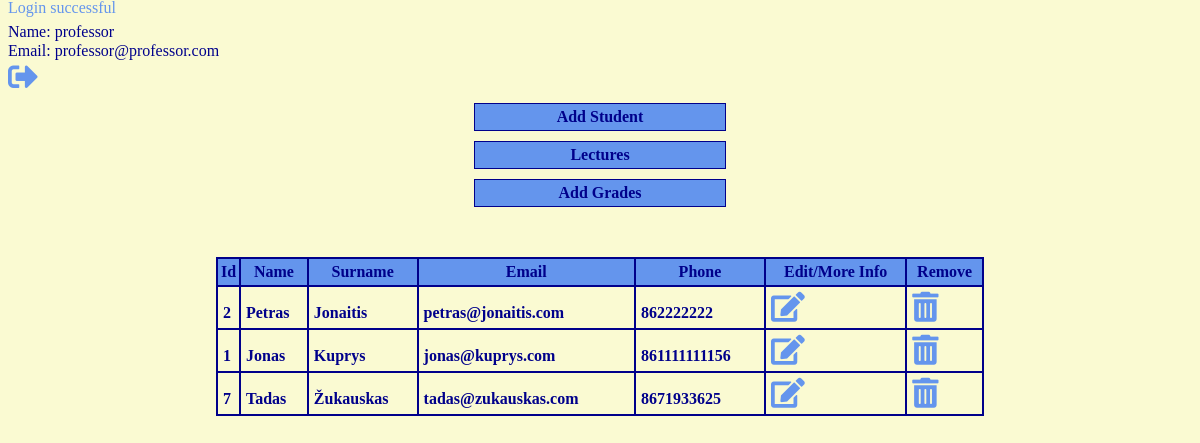
The page / (signed in) on the database its author committed.
### tables this page shows
CREATE TABLE `students` (
  `id` int(11) NOT NULL,
  `name` varchar(64) NOT NULL,
  `surname` varchar(64) NOT NULL,
  `email` varchar(64) NOT NULL,
  `phone` varchar(32) NOT NULL
);

### lib/Response.php (called while the page is built, shortened)
<?php
function view($template, $variables = [])
{
    extract($variables);
    if (file_exists($template)) {
        include_once $template;
        return ob_get_clean();
    }
    return 'Template not found.';
}

### src/controllers/DefaultController.php (called while the page is built)
<?php
function indexAction()
{
    $baseTemplate = ROOT_DIR.'/src/views/templates/base.html.php';
    if (!isset($_SESSION['user'])) {
        $formTemplate = ROOT_DIR.'/src/views/templates/crud/user_login_form.html.php';
        $parameters['form'] = view($formTemplate);
    } else {
        $studentListTemplate = ROOT_DIR.'/src/views/templates/crud/student_list.html.php';
        require_once ROOT_DIR.'/src/models/Student.php';
        $students = getAllStudents();
        $parameters['list'] = view($studentListTemplate, ['students' => $students]);
    }
    return view($baseTemplate, $parameters);
}

### lib/Db.php (called while the page is built, shortened)
<?php
function connectDb()
{
    @$db = new mysqli(DB_HOST, DB_USER, DB_PASS, DB_DATA);
    $db ->set_charset('utf8');
    return $db;
}
function dbQuery($query, $types = [], $args = [], $mode = 'r', $lastId = false)
{
    $db = connectDb();
    $run = $db->prepare($query);
    $exec = $run->execute();
    if ($mode === 'r') {
        $result = $run->get_result();
        $fetch  = $result->fetch_all(MYSQLI_ASSOC);
        return $fetch;
    }
    return true;
}

### src/models/Student.php (called while the page is built, shortened)
<?php
require_once ROOT_DIR.'/lib/Db.php';
function getAllStudents()
{
    $query = "SELECT id, name, surname, email, phone FROM students ORDER BY surname ASC";
    $students = dbQuery($query);
    return $students;
}

### src/views/templates/crud/student_list.html.php (the view)
<div class="inner">
	<div class="menu_all">
		<a class="menu" href="<?= BASE_URL; ?>/student/add">Add Student</a>
		<a class="menu" href="<?= BASE_URL; ?>/lecture/add">Lectures</a>
		<a class="menu" href="<?= BASE_URL; ?>/grade/add">Add Grades</a>
	</div>
    <?php if (count($students) > 0): ?>
		<table>
			<thead>
				<tr>
					<th>Id</th>
					<th>Name</th>
					<th>Surname</th>
					<th>Email</th>
					<th>Phone</th>
					<th>Edit/More Info</th>
					<th>Remove</th>
				</tr>
			</thead>
			<tbody>
                <?php foreach ($students as $student): ?>
					<tr>
						<td><?= $student['id']; ?></td>
						<td><?= $student['name']; ?></td>
						<td><?= $student['surname']; ?></td>
						<td><?= $student['email']; ?></td>
						<td><?= $student['phone']; ?></td>
						<td>
							<a href="<?= BASE_URL; ?>/student/edit/<?= $student['id']; ?>"><i class="fas fa-edit"></i></a>
						</td>
						<td>
							<a href="<?= BASE_URL; ?>/student/delete/<?= $student['id']; ?>"><i class="fas fa-trash-alt"></i></a>
						</td>
					</tr>
                <?php endforeach; ?>
			</tbody>
		</table>
</div>
    <?php endif; ?>

### src/views/templates/base.html.php (shortened to what this page needs)
<!DOCTYPE html>
<html lang="lt">
    <head>
	    <link rel="stylesheet" href="<?= BASE_URL . '/public/css/reset.css';?>">
	    <link rel="stylesheet" href="<?= BASE_URL . '/public/css/style.css';?>">
	    <link rel="stylesheet" href="https://use.fontawesome.com/releases/v5.8.2/css/all.css">
    </head>
    <body>
        <?php if (isset($_SESSION['messages'])): ?>
        <section id="messages-section">
            <div class="uk-container">
                <?php foreach (['primary', 'success', 'warning', 'danger'] as $alertClass):?>
                <?php if (isset($_SESSION['messages'][$alertClass])):?>
                <div class="uk-alert-<?= $alertClass;?>" uk-alert>
                    <ul class="uk-list">
                        <?php foreach ($_SESSION['messages'][$alertClass] as $alert): ?>
                        <li><?= $alert; ?></li>
                        <?php endforeach;?>
                    </ul>
                </div>
            </div>
            <?php endif;?>
            <?php endforeach;?>
        </section>
        <?php endif;?>
        <?php if (isset($_SESSION['user'])): ?>
	        <div class="user_status_style">
		        <div class="user_status_style_name">Name: <i><?= $_SESSION['user']['name']; ?></i></div>
		        <div class="user_status_style_name">Email: <i><?= $_SESSION['user']['email']; ?></i></div>
		        <a class="user_status_style_logout" href="<?= BASE_URL; ?>/user/logout"><i class="fas fa-sign-out-alt"></i></a>
	        </div>
        <?php endif;?>
        <?php if (isset($list)): ?>
        <section id="list-section">
            <div class="uk-container">
                <?= $list; ?>
            </div>
        </section>
        <?php endif;?>
    </body>
</html>

### index.php (shortened to what this page needs)
<?php
$httpMethod = $_SERVER['REQUEST_METHOD'];
require_once sanitizeSlash(__DIR__ . '/lib/Response.php');
require_once sanitizeSlash(__DIR__ . '/src/Router.php');
if ($route = matchRoute($path, $httpMethod)) {
    $function = $route['_action'];
    if ($route['_args']) {
        $arg = explode('/', $path)[$route['_args']];
        $response = $function($arg);
    } else {
        $response = $function();
    }
} else {
    $response = '';
}
echo $response;
exit(0);

### public/css/style.css (style rules this page uses)
body { background-color: lightgoldenrodyellow; }
section#messages-section { margin-left: 8px; margin-bottom: 3px; color: cornflowerblue; }
div.user_status_style { margin-top: 8px; margin-left: 8px; }
div.user_status_style_name { color: darkblue; margin-bottom: 3px; }
a.user_status_style_logout { font-size: 30px; color: cornflowerblue; }
div.inner { width:80%; max-width: 1240px; margin-left: auto; margin-right: auto; text-align: center; }
a { font-size: 30px; color: cornflowerblue; margin-top: 5px; }
div.menu_all { display: flex; flex-direction: column; margin-bottom: 50px; }
div.menu_all a.menu { border: 1.5px solid darkblue; max-width: 500px; min-width: 250px; margin-left: auto; margin-right: auto; margin-top: 10px; cursor: pointer; font-weight: bold; background-color: cornflowerblue; color: darkblue; text-decoration: none; padding-top: 5px; padding-bottom: 5px; font-size:16px; }
table { width: 80%; max-width: 920px; margin-left: auto; margin-right: auto; margin-top: 5px; }
table thead th { border: 2px solid darkblue; padding-bottom: 5px; padding-top: 5px; text-align: center; background-color: cornflowerblue; color:darkblue; font-weight: bold; }
table tbody tr { border: 2px solid darkblue; }
table tbody tr td { border: 2px solid darkblue; color:darkblue; font-weight: bold; text-align: left; padding-left: 5px; vertical-align: center; padding-bottom: 5px; padding-top: 5px; }

### rows shown on the page
students: id "2", name "Petras", surname "Jonaitis", email "petras@jonaitis.com", phone "862222222"
students: id "1", name "Jonas", surname "Kuprys", email "jonas@kuprys.com", phone "861111111156"
students: id "7", name "Tadas", surname "Žukauskas", email "tadas@zukauskas.com", phone "8671933625"

### other values the page prints
$alert "Login successful"
$_SESSION['user']['name'] "professor"
$_SESSION['user']['email'] "professor@professor.com"
